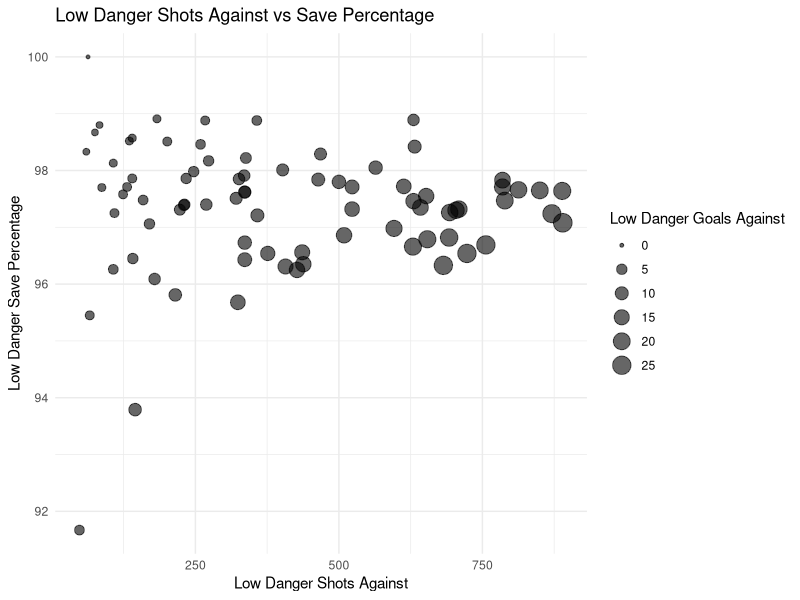
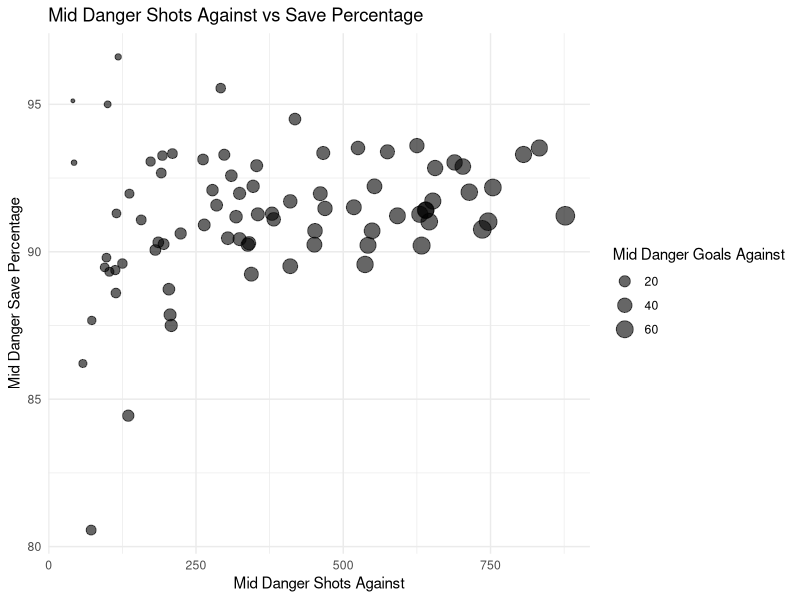
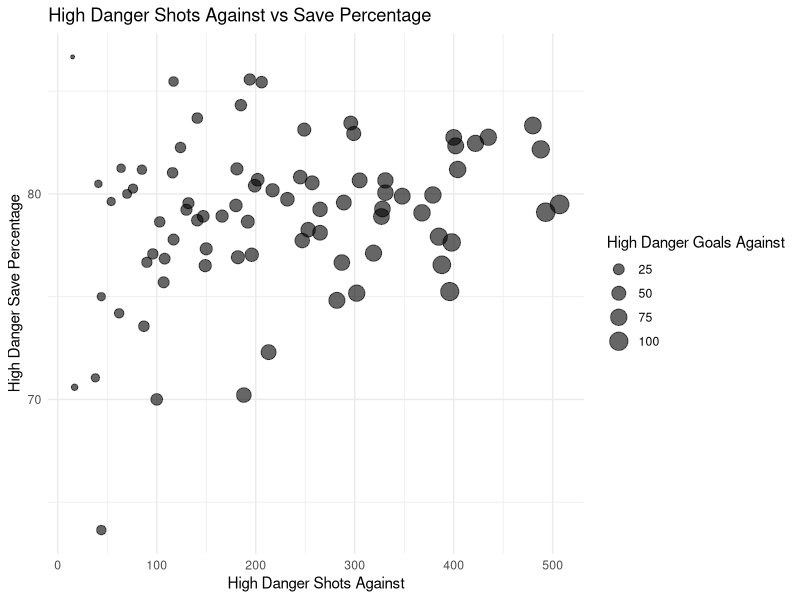

The R source for these figures, in order:
## ---- chunk 1
require(ggplot2)
## ---- chunk 2
data01 <- read.csv("data/goalie_stats_20172018.csv")
data02 <- read.csv("data/goalie_stats_20162017.csv")
testing <- read.csv("data/goalie_stats_20182019.csv")
old <- read.csv("data/goalie_stats_20152016.csv")
## ---- chunk 3
lowDanger <-
	data.frame(
		name = data01["Player"][[1]],
		ldsa = data01["LDSA"][[1]],
		ldsv = data01["LDSv."][[1]],
		ldga = data01["LDGA"][[1]]
	)
## ---- chunk 4
ldGraph <- ggplot(lowDanger, aes(x = ldsa, y = ldsv)) +
	geom_point(alpha = 0.6, aes(size = ldga), show.legend = T) +
	theme_minimal() +
	ggtitle("Low Danger Shots Against vs Save Percentage") +
	labs(x = "Low Danger Shots Against",
		 y = "Low Danger Save Percentage",
		 size = "Low Danger Goals Against")
## ---- chunk 5
print(ldGraph)
## ---- chunk 6
midDanger <-
	data.frame(
		name = data01["Player"][[1]],
		mdsa = data01["MDSA"][[1]],
		mdsv = data01["MDSv."][[1]],
		mdga = data01["MDGA"][[1]]
	)

mdGraph <- ggplot(midDanger, aes(x = mdsa, y = mdsv)) +
	geom_point(alpha = 0.6, aes(size = mdga), show.legend = T) +
	theme_minimal() +
	ggtitle("Mid Danger Shots Against vs Save Percentage") +
	labs(x = "Mid Danger Shots Against",
		 y = "Mid Danger Save Percentage",
		 size = "Mid Danger Goals Against")

print(mdGraph)

highDanger <-
	data.frame(
		name = data01["Player"][[1]],
		hdsa = data01["HDSA"][[1]],
		hdsv = data01["HDSv."][[1]],
		hdga = data01["HDGA"][[1]]
	)

hdGraph <- ggplot(highDanger, aes(x = hdsa, y = hdsv)) +
	geom_point(alpha = 0.6, aes(size = hdga), show.legend = T) +
	theme_minimal() +
	ggtitle("High Danger Shots Against vs Save Percentage") +
	labs(x = "High Danger Shots Against",
		 y = "High Danger Save Percentage",
		 size = "High Danger Goals Against")

print(hdGraph)
